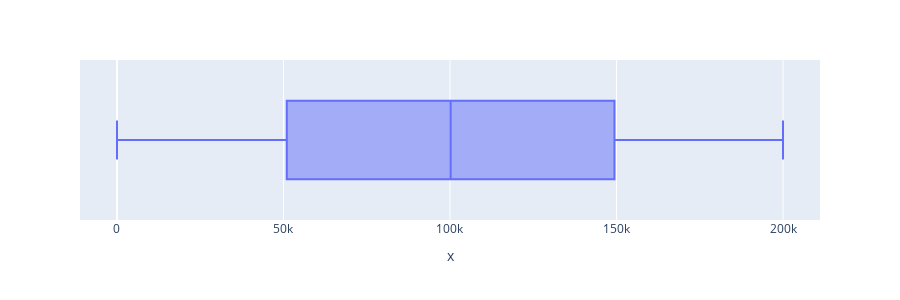

Here is the notebook cell this chart was saved with:
### Markdown cell above
# <span style='color:blue'>Outliers Detection and Removel

### Code cell
px.box(x=df['EstimatedSalary'],height=300)

### Figure 1 — Plotly figure (JSON) as saved in the notebook; plotly's stock layout.template omitted (floating-point values rounded to 4 significant figures; data arrays with more than 128 entries replaced by an {"elided": "..."} marker saying what was removed)
{"data": [{"alignmentgroup": "True", "hovertemplate": "x=%{x}<extra></extra>", "legendgroup": "", "marker": {"color": "#636efa"}, "name": "", "notched": false, "offsetgroup": "", "orientation": "h", "showlegend": false, "type": "box", "x": {"elided": "10000 float values"}, "x0": " ", "xaxis": "x", "y0": " ", "yaxis": "y"}], "layout": {"boxmode": "group", "height": 300, "legend": {"tracegroupgap": 0}, "margin": {"t": 60}, "xaxis": {"anchor": "y", "domain": [0, 1], "title": {"text": "x"}}, "yaxis": {"anchor": "x", "domain": [0, 1]}}}
